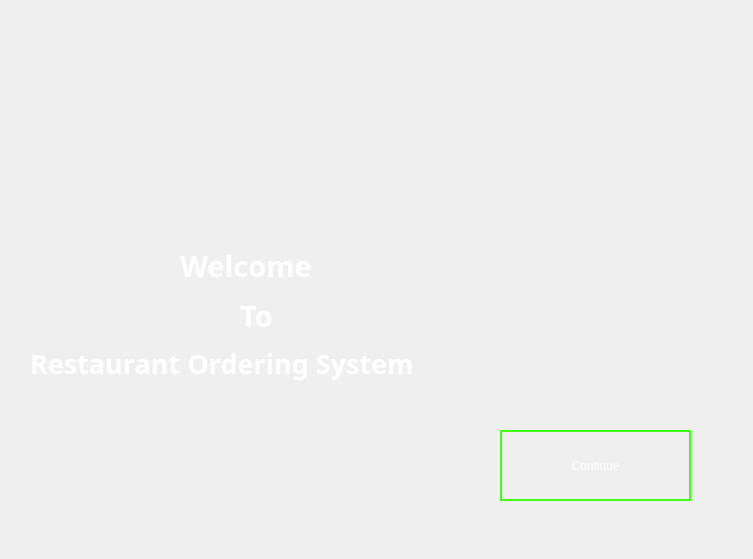
<?xml version="1.0" encoding="UTF-8"?>
<ui version="4.0">
 <class>MainWindow</class>
 <widget class="QMainWindow" name="MainWindow">
  <property name="geometry">
   <rect>
    <x>0</x>
    <y>0</y>
    <width>753</width>
    <height>559</height>
   </rect>
  </property>
  <property name="windowTitle">
   <string>MainWindow</string>
  </property>
  <property name="autoFillBackground">
   <bool>true</bool>
  </property>
  <property name="styleSheet">
   <string notr="true"/>
  </property>
  <widget class="QWidget" name="centralwidget">
   <widget class="QLabel" name="label">
    <property name="geometry">
     <rect>
      <x>180</x>
      <y>240</y>
      <width>157</width>
      <height>51</height>
     </rect>
    </property>
    <property name="font">
     <font>
      <family>Bradley Hand ITC</family>
      <pointsize>22</pointsize>
      <weight>75</weight>
      <bold>true</bold>
     </font>
    </property>
    <property name="styleSheet">
     <string notr="true">color: rgb(255, 255, 255);</string>
    </property>
    <property name="text">
     <string>Welcome</string>
    </property>
   </widget>
   <widget class="QLabel" name="label_2">
    <property name="geometry">
     <rect>
      <x>240</x>
      <y>290</y>
      <width>43</width>
      <height>51</height>
     </rect>
    </property>
    <property name="font">
     <font>
      <family>Bradley Hand ITC</family>
      <pointsize>22</pointsize>
      <weight>75</weight>
      <bold>true</bold>
     </font>
    </property>
    <property name="styleSheet">
     <string notr="true">color: rgb(255, 255, 255);</string>
    </property>
    <property name="text">
     <string>To</string>
    </property>
   </widget>
   <widget class="QLabel" name="label_3">
    <property name="geometry">
     <rect>
      <x>30</x>
      <y>340</y>
      <width>487</width>
      <height>46</height>
     </rect>
    </property>
    <property name="font">
     <font>
      <family>Bradley Hand ITC</family>
      <pointsize>20</pointsize>
      <weight>75</weight>
      <bold>true</bold>
     </font>
    </property>
    <property name="styleSheet">
     <string notr="true">color:rgb(255, 255, 255)</string>
    </property>
    <property name="text">
     <string>Restaurant Ordering System</string>
    </property>
   </widget>
   <widget class="QLabel" name="label_4">
    <property name="geometry">
     <rect>
      <x>0</x>
      <y>0</y>
      <width>751</width>
      <height>561</height>
     </rect>
    </property>
    <property name="text">
     <string/>
    </property>
    <property name="pixmap">
     <pixmap>menu_image.jpg</pixmap>
    </property>
    <property name="scaledContents">
     <bool>true</bool>
    </property>
   </widget>
   <widget class="QPushButton" name="introCont">
    <property name="geometry">
     <rect>
      <x>500</x>
      <y>430</y>
      <width>191</width>
      <height>71</height>
     </rect>
    </property>
    <property name="styleSheet">
     <string notr="true">#introCont{
background:transparent;
color: rgb(255, 255, 255);
border:2px solid rgb(60, 255, 17);
}
#introCont:hover{
border:2px solid rgb(255, 255, 0);
}</string>
    </property>
    <property name="text">
     <string>Continue</string>
    </property>
    <property name="shortcut">
     <string>Return</string>
    </property>
   </widget>
   <zorder>label_4</zorder>
   <zorder>label</zorder>
   <zorder>label_2</zorder>
   <zorder>label_3</zorder>
   <zorder>introCont</zorder>
  </widget>
 </widget>
 <resources/>
 <connections/>
</ui>
